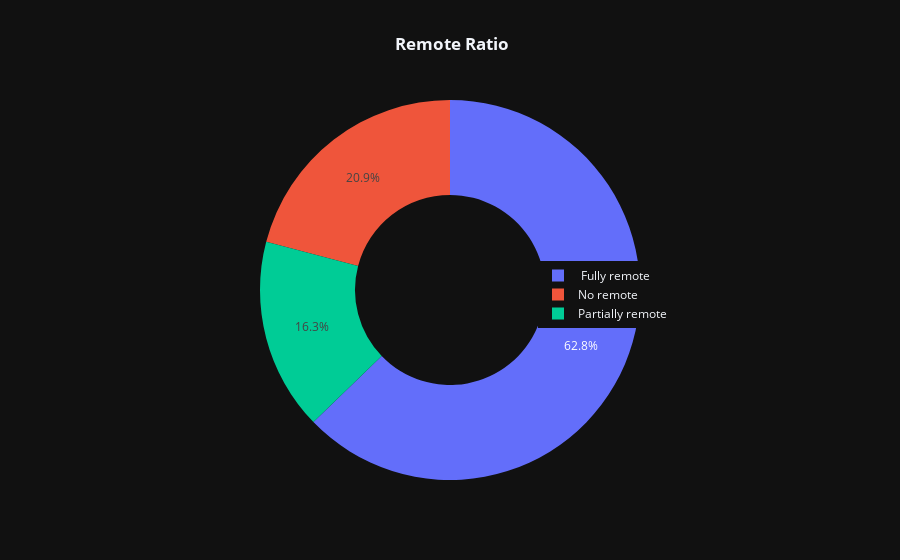

Notebook cell for this chart:
### Markdown cell above
## 4) Remote ratio

### Code cell
fig=px.pie(df.groupby('remote_ratio',as_index=False)['salary_in_usd'].count().sort_values(by='salary_in_usd',ascending=False),
           names='remote_ratio',
           values='salary_in_usd',
           color='remote_ratio',
           hole=0.5,
           labels={'remote_ratio':'remote ratio','salary_in_usd':'count'},
           template='plotly_dark',
           title='<b> Remote Ratio')
fig.update_layout(
    title_x=0.5,
    legend=dict(
        yanchor='bottom',
        y=0.4,
        xanchor='right',
        x=0.8, 
    )
)

### Figure 1 — Plotly figure (JSON) as saved in the notebook; plotly's stock layout.template omitted (floating-point values rounded to 4 significant figures)
{"data": [{"customdata": [[" Fully remote"], ["No remote"], ["Partially remote"]], "domain": {"x": [0, 1], "y": [0, 1]}, "hole": 0.5, "hovertemplate": "remote ratio=%{customdata[0]}<br>count=%{value}<extra></extra>", "labels": [" Fully remote", "No remote", "Partially remote"], "legendgroup": "", "marker": {"colors": ["#636efa", "#EF553B", "#00cc96"]}, "name": "", "showlegend": true, "type": "pie", "values": [381, 127, 99]}], "layout": {"autosize": true, "legend": {"tracegroupgap": 0, "x": 0.8, "xanchor": "right", "y": 0.4, "yanchor": "bottom"}, "title": {"text": "<b> Remote Ratio", "x": 0.5}}}
